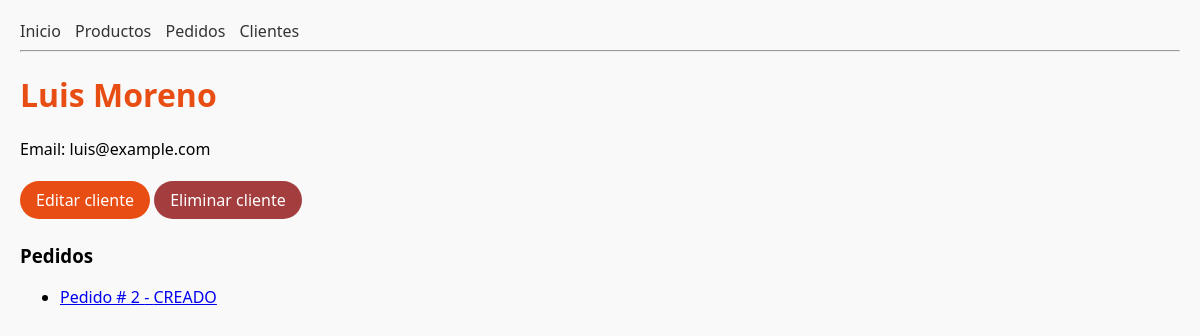
The page /clientes/2 on the database its author committed.
### tienda/models.py (models this page shows, shortened)
class Cliente(models.Model):
    nombre = models.CharField(max_length=100)
    email = models.EmailField(unique=True)
    fecha_registro = models.DateTimeField(auto_now_add=True)
    activo = models.BooleanField(default=True)

class Pedido(models.Model):
    ESTADOS = [
        ("CREADO", "Creado"),
        ("PAGADO", "Pagado"),
        ("ENVIADO", "Enviado"),
        ("CERRADO", "Cerrado"),
    ]
    cliente = models.ForeignKey(Cliente, on_delete=models.CASCADE, related_name="pedidos")
    productos = models.ManyToManyField(Producto, related_name="pedidos")
    fecha = models.DateTimeField(auto_now_add=True)
    estado = models.CharField(max_length=7, choices=ESTADOS, default="CREADO")

### tienda/views.py (the view)
# urls.py: path("clientes/<int:pk>", views.detalle_cliente, name="detalle_cliente"),
def detalle_cliente(request, pk):
    cliente = get_object_or_404(Cliente, pk=pk)
    pedidos = cliente.pedidos.select_related("cliente").prefetch_related("productos"). order_by("-fecha")
    return render(
        request,
        "tienda/detalle_cliente.html",
        {
            "cliente": cliente,
            "pedidos": pedidos
        }
    )

### tienda/templates/tienda/detalle_cliente.html (shortened to what this page needs)
{% extends "tienda/base.html" %}
{% block content%}
<h1>{{ cliente.nombre }}</h1>
<p>Email: {{cliente.email}}</p>
<p>
    <a href="{% url 'tienda:editar_cliente' cliente.pk %}" class="btn primary">Editar cliente</a>
    <a href="{% url 'tienda:eliminar_cliente' cliente.pk %}" class="btn delete">Eliminar cliente</a>
</p>
<h3>Pedidos</h3>
<ul>
    {% for p in pedidos %}
        <li>
            <a href="{% url 'tienda:detalle_pedido' p.pk %}">
                Pedido # {{ p.id }} - {{ p.estado }}
            </a>
        </li>
    {% empty %}
    <li>El cliente no tiene pedidos.</li>
    {% endfor %}
</ul>
{% endblock %}

### tienda/static/css/main.css (style rules this page uses)
body { font-family: 'Segoe UI', sans-serif; margin: 20px; background-color: #f9f9f9; }
h1 { color: #e84d13; }
.btn { display: inline-block; padding: 8px 16px; margin: 5px 0; color: #fff; border-radius: 9999px; text-decoration: none; font-weight: 500; transition: background 0.3s, transform 0.2s; }
.primary { background-color: #e84d13; }
.delete { background-color: #a43d3d; }

### rows shown on the page
Cliente: nombre "Luis Moreno", email "luis@example.com"
Pedido: id "2", estado "CREADO"
